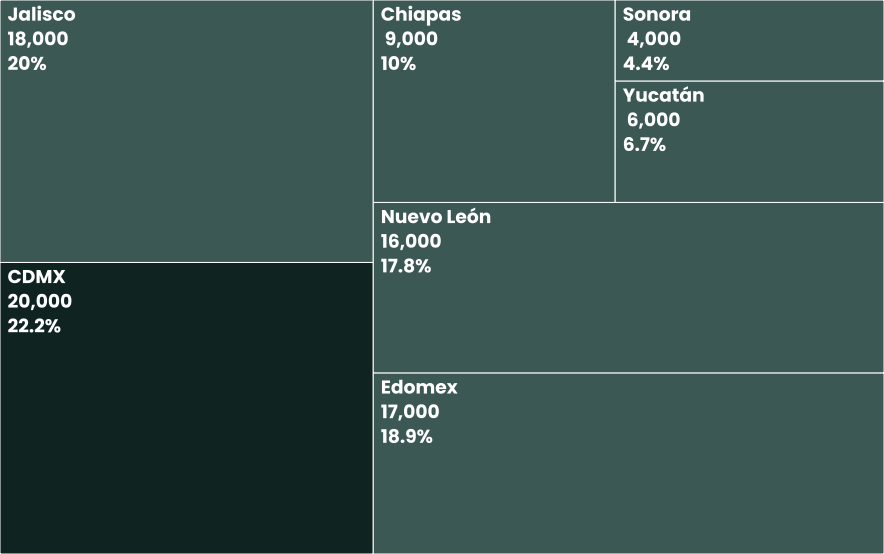

Write R code to recreate this figure.
#------------------------------------------------------------------------------#
# Proyecto:                        Tree Map
#
# Responble: Tabata
# Fecha de creación: 14 de abril de 2025 
# Última actualización: 30 de abril de 2025
#------------------------------------------------------------------------------#
#-------------------------------------------------------------------------------


#------------------------------------------------------------------------------#
# 00. Configuración inicial ---------------------------------------------------#
#------------------------------------------------------------------------------#

# Librerías 
require(pacman)
pacman::p_load(tidyverse, sf, scales, biscale, cowplot, RColorBrewer, 
               viridis, lubridate, showtext, treemapify)

#------------------------------------------------------------------------------#
#------------------------------------------------------------------------------#
#------------------------------------------------------------------------------#

# Fuente 
font_add_google("Poppins", "Poppins")
showtext_auto()

# Datos simulados
data <- tibble::tibble(
  entidad = c("CDMX", "Jalisco", "Edomex", "Nuevo León", "Chiapas", "Yucatán", "Sonora"),
  total = c(20000, 18000, 17000, 16000, 9000, 6000, 4000)
)

# Porcentaje
data <- data %>%
  arrange(desc(total)) %>%
  mutate(
    porcentaje = round(total / sum(total) * 100, 1),
    etiqueta = paste0(entidad, "\n", format(total, big.mark = ","), "\n", porcentaje, "%")
  )

# Colores
verde_oscuro <- "#10302C"
verde_claro <- "#4C6A67"
data <- data %>%
  mutate(
    color = ifelse(total == max(total), verde_oscuro, verde_claro)
  )

# Treemap
ggplot(data, aes(area = total, fill = color, label = etiqueta)) +
  geom_treemap(color = "white", linewidth = 3) +
  geom_treemap_text(
    family = "Poppins", fontface = "bold", colour = "white",
    place = "topleft", grow = FALSE, reflow = TRUE, 
    lineheight = 1.1, size = 7
  ) +
  scale_fill_identity() +
  theme_void()
